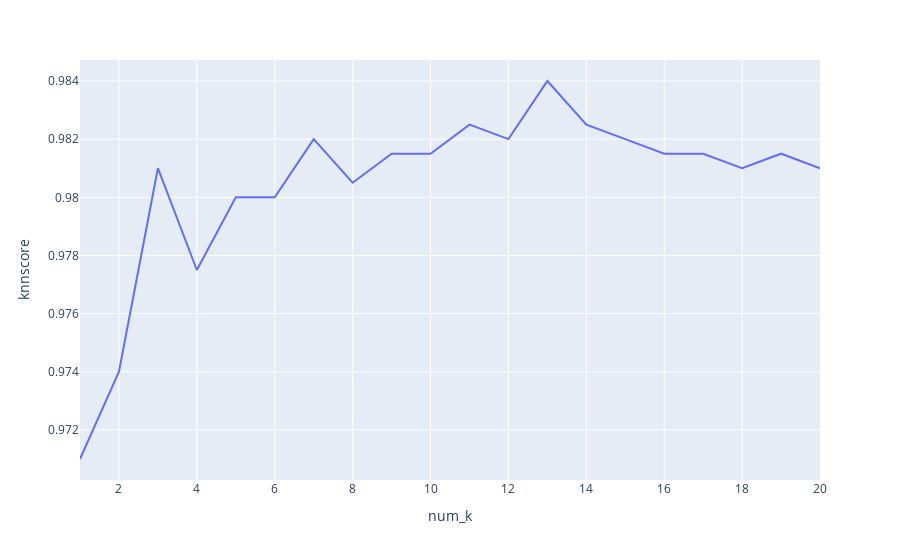

Notebook code for this chart:
### Code cell
fig = px.line(pltscore,
              x='num_k',
              y='knnscore')

fig.show()

### Figure 1 — Plotly figure (JSON) as saved in the notebook; plotly's stock layout.template omitted (floating-point values rounded to 4 significant figures)
{"data": [{"hovertemplate": "num_k=%{x}<br>knnscore=%{y}<extra></extra>", "legendgroup": "", "line": {"color": "#636efa", "dash": "solid"}, "marker": {"symbol": "circle"}, "mode": "lines", "name": "", "orientation": "v", "showlegend": false, "type": "scatter", "x": [1, 2, 3, 4, 5, 6, 7, 8, 9, 10, 11, 12, 13, 14, 15, 16, 17, 18, 19, 20], "xaxis": "x", "y": [0.971, 0.974, 0.981, 0.9775, 0.98, 0.98, 0.982, 0.9805, 0.9815, 0.9815, 0.9825, 0.982, 0.984, 0.9825, 0.982, 0.9815, 0.9815, 0.981, 0.9815, 0.981], "yaxis": "y"}], "layout": {"legend": {"tracegroupgap": 0}, "margin": {"t": 60}, "xaxis": {"anchor": "y", "domain": [0, 1], "title": {"text": "num_k"}}, "yaxis": {"anchor": "x", "domain": [0, 1], "title": {"text": "knnscore"}}}}
